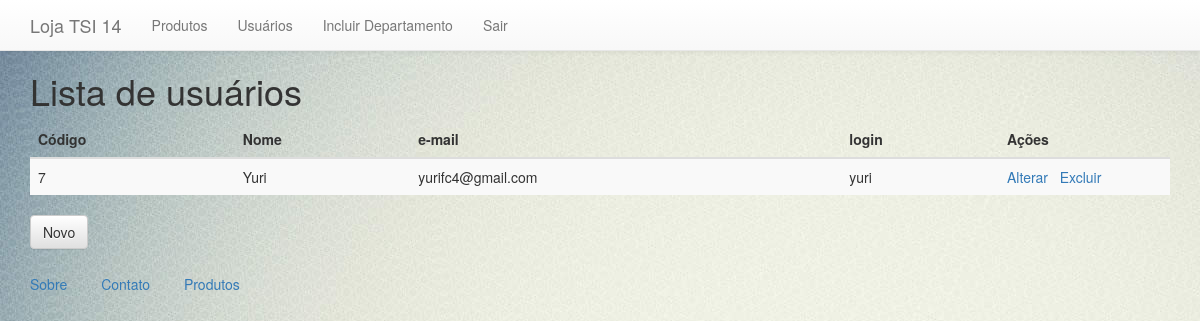
/admin/usuarios.php (signed in), run on the app's committed database.
### tables this page shows
CREATE TABLE `usuarios` (
  `id` int(11) NOT NULL AUTO_INCREMENT,
  `nome` varchar(60) NOT NULL,
  `email` varchar(60) NOT NULL,
  `login` varchar(20) NOT NULL,
  `senha` varchar(80) DEFAULT NULL,
  PRIMARY KEY (`id`),
  UNIQUE KEY `email_UNIQUE` (`email`),
  UNIQUE KEY `login_UNIQUE` (`login`)
);

### lib/functions.php (called while the page is built, shortened)
<?php
require_once '../lib/database.php';
function listar_usuarios()
{
  $consulta = "SELECT * FROM usuarios WHERE login NOT IN ('admin') ORDER BY id ASC";
  $registros = array();
  consultar($consulta);
  while ($registro = proximo_registro())
  {
    array_push($registros, $registro);
  }
  return $registros;
}
?>

### lib/database.php (called while the page is built, shortened)
<?php
	$result = null;
	$conn = mysql_connect(HOST, USER, PASSWORD);
	function consultar($sql)
	{
		global $conn, $result;
		$result = mysql_query($sql,$conn);
	}
	function proximo_registro()
	{
		global $result;
		return mysql_fetch_assoc($result);
	}

### sections/lista_usuarios.php (the view)
<div class="col-md-12">
  <h1><?php echo $titulo_pagina; ?></h1>
  <table class="table table-striped">
    <thead>
      <tr>
        <th>Código</th><th>Nome</th><th>e-mail</th><th>login</th><th>Ações</th>
      </tr>
    </thead>
    <tbody>
      <?php if(count($registros) > 0): ?>
      <?php
        foreach($registros as $registro)
        {
          echo "
            <tr>
              <td>" . $registro['id'] . "</td>
              <td>{$registro['nome']}</td>
              <td>{$registro['email']}</td>
              <td>{$registro['login']}</td>
              <td width='15%' class='acoes'>
                <a href='" . URL_BASE . "admin/usuarios.php?acao=alterar&id={$registro['id']}'>Alterar</a>&nbsp;&nbsp;
                <a href='" . URL_BASE . "admin/usuarios.php?acao=excluir&id=" . $registro['id'] . "' onclick='return confirm('Deseja realmente remove-lo?')'>Excluir</a>
              </td>
            </tr>
          ";
        }
      ?>
      <?php else: ?>
        <tr><td colspan="5">Nenhum usuário cadastrado!</td></tr>
      <?php endif ?>
    </tbody>
  </table>
  <div class="form-group"><button type="button" class="btn btn-default" onclick="document.location='<?=URL_BASE;?>admin/usuarios.php?acao=incluir';">Novo</button></div>
</div>

### assets/css/estilos.css (style rules this page uses)
body { background-image: url(../img/back.jpg); }

### data on the page
usuarios: id "7", nome "Yuri", email "yurifc4@gmail.com", login "yuri"

### other printed values
$titulo_pagina "Lista de usuários"
